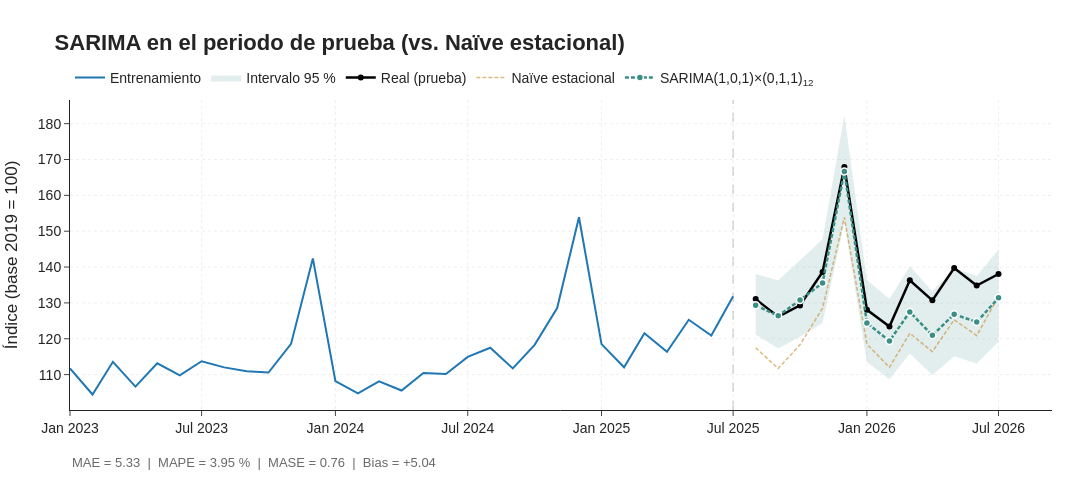

This figure's notebook cell:
### Markdown cell above
---

### Code cell
COLOR_SAR = "#3A8F85"   # verde azulado
fig = go.Figure()
fig.add_trace(go.Scatter(x=train["2023":].index, y=train["2023":].values, mode="lines",
                         name="Entrenamiento", line=dict(color="#1f77b4", width=2)))
fig.add_trace(go.Scatter(x=list(sarima_df.index) + list(sarima_df.index[::-1]),
                         y=list(sarima_df["superior"]) + list(sarima_df["inferior"][::-1]),
                         fill="toself", fillcolor="rgba(58,143,133,0.15)", line=dict(width=0),
                         name="Intervalo 95 %", hoverinfo="skip"))
fig.add_trace(go.Scatter(x=test.index, y=test.values, mode="lines+markers", name="Real (prueba)",
                         line=dict(color="black", width=2.5), marker=dict(size=6)))
fig.add_trace(go.Scatter(x=naive.index, y=naive["pronostico"], mode="lines", name="Naïve estacional",
                         line=dict(color="#C98B2E", width=1.5, dash="4px,2px"), opacity=0.6))
fig.add_trace(go.Scatter(x=sarima_df.index, y=sarima_df["pronostico"], mode="lines+markers",
                         name="SARIMA(1,0,1)×(0,1,1)<sub>12</sub>",
                         line=dict(color=COLOR_SAR, width=2.5, dash="4px,2px"),
                         marker=dict(size=7, color=COLOR_SAR, line=dict(color="white", width=1.5))))
fig.add_vline(x=train.index.max(), line_dash="dash", line_color="gray", line_width=1.5)

r = resultados.loc["SARIMA(1,0,1)×(0,1,1)₁₂"]
formato(fig, "SARIMA en el periodo de prueba (vs. Naïve estacional)", eje_y="Índice (base 2019 = 100)")
fig.update_layout(margin=dict(b=90))
fig.add_annotation(text=f"MAE = {r['MAE']:.2f}  |  MAPE = {r['MAPE (%)']:.2f} %  |  MASE = {r['MASE']:.2f}  |  Bias = {r['Bias']:+.2f}",
                   xref="paper", yref="paper", x=0, y=-0.2, showarrow=False,
                   font=dict(size=13, color="dimgray"), xanchor="left")
guardar_figura(fig, "00_sarima_prueba")
fig.show()

### Figure 1 — Plotly figure (JSON) as saved in the notebook; plotly's stock layout.template omitted (floating-point values rounded to 4 significant figures)
{"data": [{"line": {"color": "#1f77b4", "width": 2}, "mode": "lines", "name": "Entrenamiento", "type": "scatter", "x": ["2023-01-01T00:00:00.000000", "2023-02-01T00:00:00.000000", "2023-03-01T00:00:00.000000", "2023-04-01T00:00:00.000000", "2023-05-01T00:00:00.000000", "2023-06-01T00:00:00.000000", "2023-07-01T00:00:00.000000", "2023-08-01T00:00:00.000000", "2023-09-01T00:00:00.000000", "2023-10-01T00:00:00.000000", "2023-11-01T00:00:00.000000", "2023-12-01T00:00:00.000000", "2024-01-01T00:00:00.000000", "2024-02-01T00:00:00.000000", "2024-03-01T00:00:00.000000", "2024-04-01T00:00:00.000000", "2024-05-01T00:00:00.000000", "2024-06-01T00:00:00.000000", "2024-07-01T00:00:00.000000", "2024-08-01T00:00:00.000000", "2024-09-01T00:00:00.000000", "2024-10-01T00:00:00.000000", "2024-11-01T00:00:00.000000", "2024-12-01T00:00:00.000000", "2025-01-01T00:00:00.000000", "2025-02-01T00:00:00.000000", "2025-03-01T00:00:00.000000", "2025-04-01T00:00:00.000000", "2025-05-01T00:00:00.000000", "2025-06-01T00:00:00.000000", "2025-07-01T00:00:00.000000"], "y": [111.7, 104.5, 113.6, 106.7, 113.2, 109.8, 113.7, 112.0, 110.9, 110.6, 118.6, 142.4, 108.2, 104.8, 108.1, 105.6, 110.4, 110.2, 114.9, 117.5, 111.7, 118.3, 128.6, 153.9, 118.5, 112.0, 121.5, 116.4, 125.3, 120.9, 131.8]}, {"fill": "toself", "fillcolor": "rgba(58,143,133,0.15)", "hoverinfo": "skip", "line": {"width": 0}, "name": "Intervalo 95 %", "type": "scatter", "x": ["2025-08-01T00:00:00", "2025-09-01T00:00:00", "2025-10-01T00:00:00", "2025-11-01T00:00:00", "2025-12-01T00:00:00", "2026-01-01T00:00:00", "2026-02-01T00:00:00", "2026-03-01T00:00:00", "2026-04-01T00:00:00", "2026-05-01T00:00:00", "2026-06-01T00:00:00", "2026-07-01T00:00:00", "2026-07-01T00:00:00", "2026-06-01T00:00:00", "2026-05-01T00:00:00", "2026-04-01T00:00:00", "2026-03-01T00:00:00", "2026-02-01T00:00:00", "2026-01-01T00:00:00", "2025-12-01T00:00:00", "2025-11-01T00:00:00", "2025-10-01T00:00:00", "2025-09-01T00:00:00", "2025-08-01T00:00:00"], "y": [138.0, 136.2, 141.9, 147.8, 182.3, 136.4, 131.1, 140.2, 133.2, 139.7, 137.4, 144.9, 119.2, 113.1, 115.1, 109.9, 115.9, 108.7, 113.5, 152.4, 124.4, 120.5, 117.3, 121.2]}, {"line": {"color": "black", "width": 2.5}, "marker": {"size": 6}, "mode": "lines+markers", "name": "Real (prueba)", "type": "scatter", "x": ["2025-08-01T00:00:00.000000", "2025-09-01T00:00:00.000000", "2025-10-01T00:00:00.000000", "2025-11-01T00:00:00.000000", "2025-12-01T00:00:00.000000", "2026-01-01T00:00:00.000000", "2026-02-01T00:00:00.000000", "2026-03-01T00:00:00.000000", "2026-04-01T00:00:00.000000", "2026-05-01T00:00:00.000000", "2026-06-01T00:00:00.000000", "2026-07-01T00:00:00.000000"], "y": [131.1, 126.1, 129.3, 138.6, 167.9, 128.1, 123.4, 136.3, 130.7, 139.7, 134.9, 138.1]}, {"line": {"color": "#C98B2E", "dash": "4px,2px", "width": 1.5}, "mode": "lines", "name": "Naïve estacional", "opacity": 0.6, "type": "scatter", "x": ["2025-08-01T00:00:00.000000", "2025-09-01T00:00:00.000000", "2025-10-01T00:00:00.000000", "2025-11-01T00:00:00.000000", "2025-12-01T00:00:00.000000", "2026-01-01T00:00:00.000000", "2026-02-01T00:00:00.000000", "2026-03-01T00:00:00.000000", "2026-04-01T00:00:00.000000", "2026-05-01T00:00:00.000000", "2026-06-01T00:00:00.000000", "2026-07-01T00:00:00.000000"], "y": [117.5, 111.7, 118.3, 128.6, 153.9, 118.5, 112.0, 121.5, 116.4, 125.3, 120.9, 131.8]}, {"line": {"color": "#3A8F85", "dash": "4px,2px", "width": 2.5}, "marker": {"color": "#3A8F85", "line": {"color": "white", "width": 1.5}, "size": 7}, "mode": "lines+markers", "name": "SARIMA(1,0,1)×(0,1,1)<sub>12</sub>", "type": "scatter", "x": ["2025-08-01T00:00:00.000000", "2025-09-01T00:00:00.000000", "2025-10-01T00:00:00.000000", "2025-11-01T00:00:00.000000", "2025-12-01T00:00:00.000000", "2026-01-01T00:00:00.000000", "2026-02-01T00:00:00.000000", "2026-03-01T00:00:00.000000", "2026-04-01T00:00:00.000000", "2026-05-01T00:00:00.000000", "2026-06-01T00:00:00.000000", "2026-07-01T00:00:00.000000"], "y": [129.3, 126.4, 130.8, 135.6, 166.7, 124.4, 119.4, 127.5, 121.0, 126.8, 124.7, 131.4]}], "layout": {"annotations": [{"font": {"color": "dimgray", "size": 13}, "showarrow": false, "text": "MAE = 5.33  |  MAPE = 3.95 %  |  MASE = 0.76  |  Bias = +5.04", "x": 0, "xanchor": "left", "xref": "paper", "y": -0.2, "yref": "paper"}], "font": {"family": "Arial", "size": 14}, "height": 500, "legend": {"orientation": "h", "x": 0, "xanchor": "left", "y": 1.02, "yanchor": "bottom"}, "margin": {"b": 90, "l": 70, "r": 40, "t": 100}, "shapes": [{"line": {"color": "gray", "dash": "dash", "width": 1.5}, "type": "line", "x0": "2025-07-01T00:00:00", "x1": "2025-07-01T00:00:00", "xref": "x", "y0": 0, "y1": 1, "yref": "y domain"}], "showlegend": true, "title": {"font": {"size": 22}, "text": "<b>SARIMA en el periodo de prueba (vs. Naïve estacional)</b>", "x": 0.05, "xanchor": "left"}, "width": 1400, "xaxis": {"gridcolor": "rgba(200,200,200,0.3)", "griddash": "dot", "showgrid": true}, "yaxis": {"gridcolor": "rgba(200,200,200,0.3)", "griddash": "dot", "showgrid": true, "title": {"text": "Índice (base 2019 = 100)"}}}}
